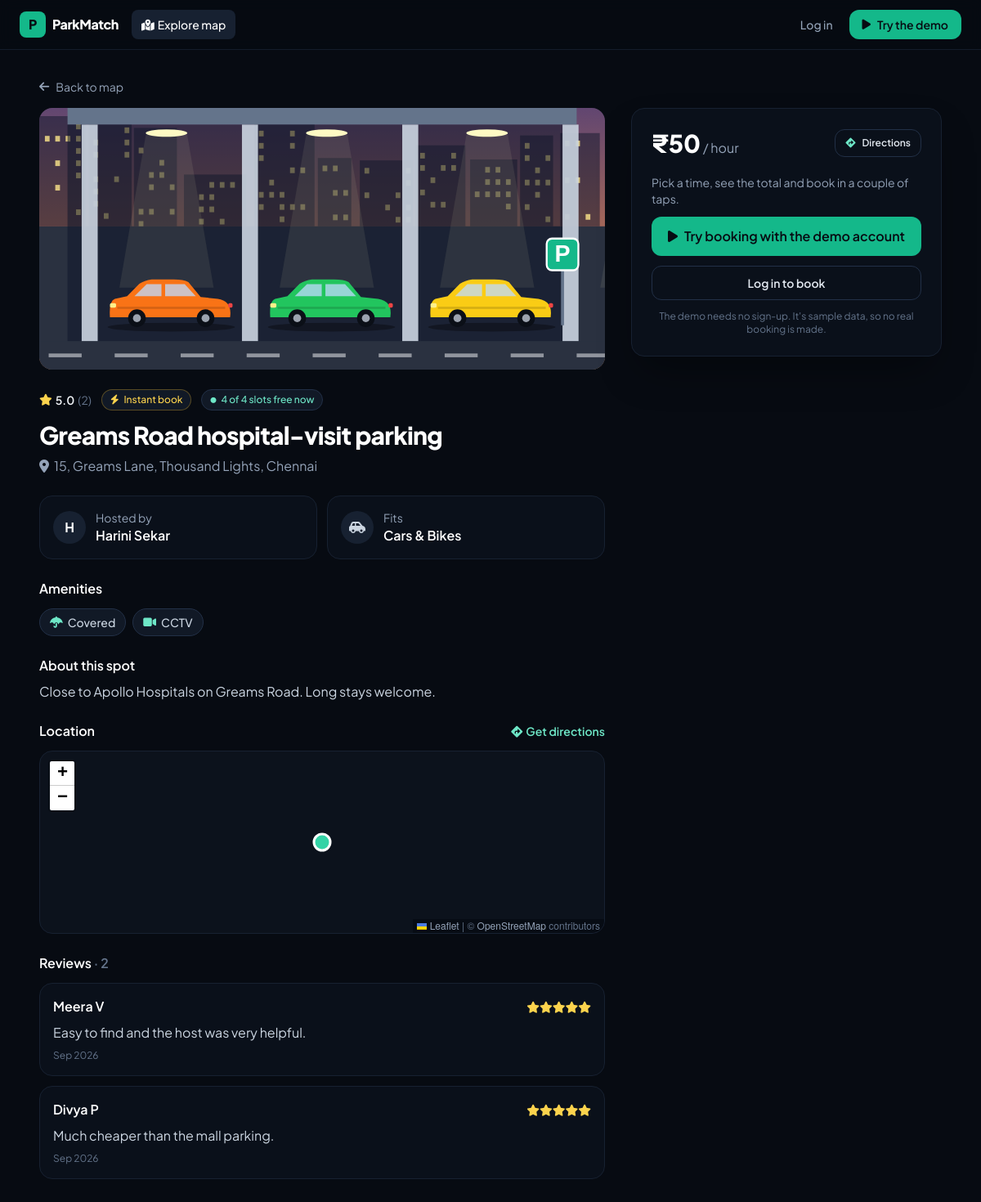
Page /parker/spots/172/ on the committed database.
### parker_main/models.py (models this page shows, shortened)
class ParkingSpot(models.Model):
    landlord = models.ForeignKey(Landlord, on_delete=models.CASCADE, related_name="spots")
    title = models.CharField(max_length=120)
    description = models.TextField(blank=True)
    address = models.CharField(max_length=255)
    city = models.CharField(max_length=100, blank=True)
    latitude = models.FloatField()
    longitude = models.FloatField()
    photo = models.ImageField(upload_to="spot_photos/", null=True, blank=True)
    hourly_rate = models.DecimalField(max_digits=7, decimal_places=2, validators=[MinValueValidator(Decimal("1"))])
    capacity = models.PositiveSmallIntegerField(default=1, validators=[MinValueValidator(1), MaxValueValidator(500)])
    accepts_car = models.BooleanField(default=True)
    accepts_bike = models.BooleanField(default=True)
    is_covered = models.BooleanField("Covered", default=False)
    has_cctv = models.BooleanField("CCTV", default=False)
    has_ev_charging = models.BooleanField("EV charging", default=False)
    has_guard = models.BooleanField("Security guard", default=False)
    instant_book = models.BooleanField(default=False, help_text="Confirm bookings automatically, no approval needed.")
    is_active = models.BooleanField(default=True)
    created_at = models.DateTimeField(auto_now_add=True)
    class Meta:
        ordering = ["-created_at"]
    AMENITIES = [
        ("is_covered", "Covered", "fa-umbrella"),
        ("has_cctv", "CCTV", "fa-video"),
        ("has_ev_charging", "EV charging", "fa-charging-station"),
        ("has_guard", "Guarded", "fa-user-shield"),
    ]
    @property
    def amenities(self):
        return [(label, icon) for field, label, icon in self.AMENITIES if getattr(self, field)]
    def overlapping(self, start, end, statuses=None, exclude_id=None):
        qs = self.bookings.filter(
            status__in=statuses or [Booking.PENDING, Booking.CONFIRMED],
            start__lt=end,
            end__gt=start,
        )
        if exclude_id:
            qs = qs.exclude(pk=exclude_id)
        return qs
    def free_slots(self, start, end, statuses=None, exclude_id=None):
        return max(self.capacity - self.overlapping(start, end, statuses, exclude_id).count(), 0)
    def free_now(self):
        now = timezone.now()
        return self.free_slots(now, now + timezone.timedelta(minutes=1), [Booking.CONFIRMED])
    def rating_summary(self):
        return Review.objects.filter(booking__spot=self).aggregate(avg=Avg("rating"), count=Count("id"))

class Review(models.Model):
    booking = models.OneToOneField(Booking, on_delete=models.CASCADE, related_name="review")
    rating = models.PositiveSmallIntegerField(validators=[MinValueValidator(1), MaxValueValidator(5)])
    comment = models.TextField(blank=True, max_length=600)
    created_at = models.DateTimeField(auto_now_add=True)
    class Meta:
        ordering = ["-created_at"]

class Booking(models.Model):
    PENDING, CONFIRMED, REJECTED, CANCELLED = "pending", "confirmed", "rejected", "cancelled"
    STATUS_CHOICES = [
        (PENDING, "Awaiting approval"),
        (CONFIRMED, "Confirmed"),
        (REJECTED, "Declined"),
        (CANCELLED, "Cancelled"),
    ]
    parker = models.ForeignKey(Parker, on_delete=models.CASCADE, related_name="bookings")
    spot = models.ForeignKey(ParkingSpot, on_delete=models.CASCADE, related_name="bookings")
    start = models.DateTimeField()
    end = models.DateTimeField()
    vehicle_type = models.CharField(max_length=10, choices=Parker.VEHICLE_CHOICES)
    vehicle_number = models.CharField(max_length=20)
    total_price = models.DecimalField(max_digits=9, decimal_places=2)
    status = models.CharField(max_length=10, choices=STATUS_CHOICES, default=PENDING)
    created_at = models.DateTimeField(auto_now_add=True)
    class Meta:
        ordering = ["-start"]

### Authentication/models.py (models this page shows, shortened)
class PinMixin:
    """Stores the 4-digit PIN hashed, and upgrades any legacy plain-text PIN on login."""

class Landlord(PinMixin, models.Model):
    name = models.CharField(max_length=255)
    email = models.EmailField(unique=True)
    phone = models.CharField(max_length=15, unique=True)
    pincode = models.CharField(max_length=10, blank=True, default="")
    address = models.TextField(blank=True, default="")
    area = models.CharField(max_length=255, blank=True, default="")
    landmark = models.CharField(max_length=255, blank=True, null=True)
    city = models.CharField(max_length=100, blank=True, default="")
    state = models.CharField(max_length=100, blank=True, default="")
    country = models.CharField(max_length=100, blank=True, default="India")
    pin = models.CharField(max_length=255)
    latitude = models.DecimalField(max_digits=12, decimal_places=10, null=True, blank=True)
    longitude = models.DecimalField(max_digits=13, decimal_places=10, null=True, blank=True)
    profile_image = models.ImageField(upload_to='landlord_images/', null=True, blank=True)
    joined_at = models.DateTimeField(auto_now_add=True, null=True)

class Parker(PinMixin, models.Model):
    VEHICLE_CHOICES = [('car', 'Car'), ('bike', 'Bike')]
    name = models.CharField(max_length=100)
    email = models.EmailField(unique=True)
    phone = models.CharField(max_length=15, unique=True)
    vehicle_type = models.CharField(max_length=10, choices=VEHICLE_CHOICES, default="car")
    vehicle_number = models.CharField(max_length=20, unique=True)
    pin = models.CharField(max_length=128)
    registered_at = models.DateTimeField(auto_now_add=True)

### parker_main/views.py (the view)
# urls.py: path('spots/<int:spot_id>/', views.spot_detail, name='spot_detail'),
def spot_detail(request, spot_id):
    spot = get_object_or_404(ParkingSpot.objects.select_related("landlord"), pk=spot_id)
    parker = _current_parker(request)
    if request.method == "POST" and not parker:
        messages.info(request, "Log in as a parker, or try the demo, to book this spot.")
        return redirect(f"{reverse('login')}?{urlencode({'role': 'parker', 'next': request.path})}")
    if request.method == "POST":
        form = BookingForm(request.POST, spot=spot, parker=parker)
        if form.is_valid():
            with transaction.atomic():
                booking = form.save()
            if booking.status == Booking.CONFIRMED:
                messages.success(request, f"You're booked! Your pass {booking.code} is ready.")
            else:
                messages.success(request, f"Request sent to {spot.landlord.name.split()[0]}. We'll show it here once they respond.")
            return redirect("parker_bookings")
    else:
        form = BookingForm(spot=spot, parker=parker) if parker else None
    return render(request, "parker/spot_detail.html", {
        "spot": spot,
        "form": form,
        "rating": spot.rating_summary(),
        "reviews": Review.objects.filter(booking__spot=spot).select_related("booking__parker")[:10],
        "free_now": spot.free_now(),
        "accepts_my_vehicle": spot.accepts(parker.vehicle_type) if parker else True,
    })

### Authentication/auth.py (called while the page is built)
def current_user(request):
    if not hasattr(request, "_pm_user"):
        role = request.session.get("role")
        model = ROLES.get(role)
        user = model.objects.filter(pk=request.session.get("user_id")).first() if model else None
        request._pm_user = (role, user) if user else (None, None)
    return request._pm_user

def user_context(request):
    from django.conf import settings
    from .demo import is_demo
    role, user = current_user(request)
    return {
        "pm_role": role,
        "pm_user": user,
        "pm_is_demo": is_demo(user),
        "pm_demo_mode": settings.DEMO_MODE,
        "project_author": settings.PROJECT_AUTHOR,
        "project_repo_url": settings.PROJECT_REPO_URL,
    }

### Authentication/demo.py (called while the page is built)
def is_demo(user):
    return bool(user) and user.phone in DEMO_PHONES

### parker_main/views.py (called while the page is built)
def _current_parker(request):
    role, user = current_user(request)
    return user if role == "parker" else None

### templates/parker/spot_detail.html (shortened to what this page needs)
{% extends "base.html" %}
{% block head %}
<link rel="stylesheet" href="https://cdnjs.cloudflare.com/ajax/libs/leaflet/1.9.4/leaflet.min.css">
{% endblock %}
{% block content %}
<div class="mx-auto max-w-6xl px-4 py-8 sm:px-6">
  <a href="{% url 'Parker_main' %}" class="mb-4 inline-flex items-center gap-2 text-sm text-slate-400 hover:text-white"><i class="fa-solid fa-arrow-left"></i> Back to map</a>
  <div class="grid grid-cols-1 gap-8 lg:grid-cols-[1fr_380px]">
    <div class="min-w-0 space-y-6">
      <div class="relative h-64 overflow-hidden rounded-2xl bg-ink-850 sm:h-80">
        {% if spot.photo %}<img src="{{ spot.photo.url }}" alt="{{ spot.title }}" class="h-full w-full object-cover object-[center_92%]">
        {% else %}<div class="grid h-full w-full place-items-center bg-gradient-to-br from-ink-700 via-ink-850 to-ink-900"><i class="fa-solid {% if spot.is_covered %}fa-warehouse{% else %}fa-square-parking{% endif %} text-6xl text-ink-600"></i></div>{% endif %}
      </div>
      <div>
        <div class="flex flex-wrap items-center gap-3">
          {% include "partials/stars.html" with avg=rating.avg count=rating.count %}
          {% if spot.instant_book %}<span class="chip border-amber-400/30 text-amber-300"><i class="fa-solid fa-bolt"></i> Instant book</span>{% endif %}
          <span class="chip {% if free_now %}text-brand-300{% else %}text-rose-300{% endif %}"><i class="fa-solid fa-circle text-[7px]"></i> {{ free_now }} of {{ spot.capacity }} slot{{ spot.capacity|pluralize }} free now</span>
        </div>
        <h1 class="mt-3 text-3xl font-extrabold tracking-tight text-white">{{ spot.title }}</h1>
        <p class="mt-2 text-slate-400"><i class="fa-solid fa-location-dot mr-1.5"></i>{{ spot.address }}{% if spot.city %}, {{ spot.city }}{% endif %}</p>
      </div>
      <div class="grid grid-cols-1 gap-3 sm:grid-cols-2">
        <div class="card flex items-center gap-3 p-4">
          <span class="grid h-10 w-10 place-items-center rounded-full bg-ink-800 font-bold text-white">{{ spot.landlord.name|first|upper }}</span>
          <div><p class="text-sm text-slate-400">Hosted by</p><p class="font-semibold text-white">{{ spot.landlord.name }}</p></div>
        </div>
        <div class="card flex items-center gap-3 p-4">
          <span class="grid h-10 w-10 place-items-center rounded-full bg-ink-800 text-slate-300"><i class="fa-solid {% if spot.accepts_car and spot.accepts_bike %}fa-car-side{% elif spot.accepts_car %}fa-car{% else %}fa-motorcycle{% endif %}"></i></span>
          <div><p class="text-sm text-slate-400">Fits</p><p class="font-semibold text-white">{% if spot.accepts_car %}Cars{% endif %}{% if spot.accepts_car and spot.accepts_bike %} & {% endif %}{% if spot.accepts_bike %}Bikes{% endif %}</p></div>
        </div>
      </div>
      {% if spot.amenities %}
      <div>
        <h2 class="mb-3 font-semibold text-white">Amenities</h2>
        <div class="flex flex-wrap gap-2">{% for label, icon in spot.amenities %}<span class="chip !px-3 !py-1.5 !text-sm"><i class="fa-solid {{ icon }} text-brand-300"></i>{{ label }}</span>{% endfor %}</div>
      </div>
      {% endif %}
      {% if spot.description %}
      <div><h2 class="mb-2 font-semibold text-white">About this spot</h2><p class="whitespace-pre-line text-slate-300">{{ spot.description }}</p></div>
      {% endif %}
      <div>
        <div class="mb-3 flex items-center justify-between"><h2 class="font-semibold text-white">Location</h2><a href="{% url 'spot_directions' spot.id %}" class="text-sm font-semibold text-brand-300 hover:underline"><i class="fa-solid fa-diamond-turn-right mr-1"></i>Get directions</a></div>
        <div id="mini-map" class="h-56 overflow-hidden rounded-2xl border border-ink-800"></div>
      </div>
      <div>
        <h2 class="mb-3 font-semibold text-white">Reviews {% if rating.count %}<span class="text-slate-500">· {{ rating.count }}</span>{% endif %}</h2>
        <div class="space-y-3">
          {% for r in reviews %}
          <div class="card p-4">
            <div class="flex items-center justify-between">
              <p class="font-semibold text-white">{{ r.booking.parker.name }}</p>
              <p class="text-sm text-amber-300">{% for i in "12345" %}<i class="fa-{% if forloop.counter <= r.rating %}solid{% else %}regular{% endif %} fa-star"></i>{% endfor %}</p>
            </div>
            {% if r.comment %}<p class="mt-2 text-slate-300">{{ r.comment }}</p>{% endif %}
            <p class="mt-2 text-xs text-slate-500">{{ r.created_at|date:"M Y" }}</p>
          </div>
          {% empty %}
          <p class="text-sm text-slate-500">No reviews yet — be the first to park here.</p>
          {% endfor %}
        </div>
      </div>
    </div>
    <aside class="lg:sticky lg:top-24 lg:self-start">
      <div class="card p-6 shadow-2xl shadow-black/40">
        <div class="flex items-center justify-between gap-3">
          <p><span class="text-3xl font-extrabold text-white">₹{{ spot.hourly_rate|floatformat:0 }}</span><span class="text-slate-400"> / hour</span></p>
          <a href="{% url 'spot_directions' spot.id %}" class="btn-ghost !px-3 !py-2 text-xs"><i class="fa-solid fa-diamond-turn-right text-brand-300"></i> Directions</a>
        </div>
        {% if not form %}
        <div class="mt-5 space-y-3">
          <p class="text-sm text-slate-400">Pick a time, see the total and book in a couple of taps.</p>
          {% if pm_demo_mode %}
          <form method="post" action="{% url 'demo_login' 'parker' %}">{% csrf_token %}
            <button class="btn-primary w-full py-3 text-base"><i class="fa-solid fa-play"></i> Try booking with the demo account</button>
          </form>
          {% endif %}
          <a href="{% url 'login' %}?role=parker&next={{ request.path|urlencode }}" class="btn-ghost w-full">Log in to book</a>
          <p class="text-center text-xs text-slate-500">The demo needs no sign-up. It's sample data, so no real booking is made.</p>
        </div>
        {% elif not accepts_my_vehicle %}
        <p class="mt-4 rounded-xl border border-amber-400/30 bg-amber-400/10 p-3 text-sm text-amber-200"><i class="fa-solid fa-triangle-exclamation mr-1"></i>This spot doesn't take {{ pm_user.get_vehicle_type_display|lower }}s.</p>
        {% elif not spot.is_active %}
        <p class="mt-4 rounded-xl border border-ink-700 bg-ink-850 p-3 text-sm text-slate-300">The host has paused bookings for now.</p>
        {% endif %}
      </div>
    </aside>
  </div>
</div>
{% endblock %}

### templates/parker/spot_detail.html (style rules this page uses)
.leaflet-container { background:#0c121c }

### rows in the picture
ParkingSpot: photo (picture), capacity "4", title "Greams Road hospital-visit parking", address "15, Greams Lane, Thousand Lights", city "Chennai", landlord.name|first "H", landlord.name "Harini Sekar", is_covered True (drawn), description "Close to Apollo Hospitals on Greams Road. Long stays welcome.", hourly_rate "50"
Review: booking.parker.name "Meera V", rating 5 (drawn), comment "Easy to find and the host was very helpful.", created_at "Sep 2026"
Review: booking.parker.name "Divya P", rating 5 (drawn), comment "Much cheaper than the mall parking.", created_at "Sep 2026"

### other values in the picture
{{ avg|floatformat:1 }} "5.0"
{{ count }} "2"
{{ free_now }} "4"
{{ label }} "Covered" "CCTV"
{{ rating.count }} "2"
